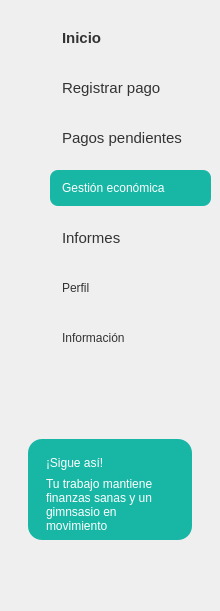
   <widget class="QFrame" name="frameMenu">
    <property name="geometry">
     <rect>
      <x>0</x>
      <y>89</y>
      <width>220</width>
      <height>611</height>
     </rect>
    </property>
    <property name="frameShape">
     <enum>QFrame::NoFrame</enum>
    </property>
    <widget class="QPushButton" name="btnGestionEconomica">
     <property name="geometry">
      <rect>
       <x>50</x>
       <y>170</y>
       <width>161</width>
       <height>36</height>
      </rect>
     </property>
     <property name="styleSheet">
      <string notr="true">QPushButton {
    background-color: #18B7A5;
    border: none;
    border-radius: 8px;
    padding: 8px 12px;
    text-align: left;
    color: #FFFFFF;
}

QPushButton:hover {
    background-color: #E8F8F5;
}

QPushButton:checked {
    background-color: #DDF7F3;
    color: #333333;
    font-weight: bold;
}

 

</string>
     </property>
     <property name="text">
      <string>Gestión económica</string>
     </property>
    </widget>
    <widget class="QPushButton" name="btnRegistrarPago">
     <property name="geometry">
      <rect>
       <x>50</x>
       <y>70</y>
       <width>150</width>
       <height>36</height>
      </rect>
     </property>
     <property name="font">
      <font>
       <family>Segoe UI</family>
       <pointsize>11</pointsize>
      </font>
     </property>
     <property name="styleSheet">
      <string notr="true">QPushButton {
    background-color: transparent;
    border: none;
    border-radius: 8px;
    padding: 8px 12px;
    text-align: left;
    color: #333333;
}

QPushButton:hover {
    background-color: #E8F8F5;
}

QPushButton:checked {
    background-color: #DDF7F3;
    color: #333333;
    font-weight: bold;
}</string>
     </property>
     <property name="text">
      <string>Registrar pago</string>
     </property>
     <property name="flat">
      <bool>true</bool>
     </property>
    </widget>
    <widget class="QPushButton" name="btnInformes">
     <property name="geometry">
      <rect>
       <x>50</x>
       <y>220</y>
       <width>161</width>
       <height>36</height>
      </rect>
     </property>
     <property name="font">
      <font>
       <family>Segoe UI</family>
       <pointsize>11</pointsize>
      </font>
     </property>
     <property name="styleSheet">
      <string notr="true">QPushButton {
    background-color: transparent;
    border: none;
    border-radius: 8px;
    padding: 8px 12px;
    text-align: left;
    color: #333333;
}

QPushButton:hover {
    background-color: #E8F8F5;
}

QPushButton:checked {
    background-color: #DDF7F3;
    color: #333333;
    font-weight: bold;
}</string>
     </property>
     <property name="text">
      <string>Informes</string>
     </property>
     <property name="flat">
      <bool>true</bool>
     </property>
    </widget>
    <widget class="QPushButton" name="btnPerfil">
     <property name="geometry">
      <rect>
       <x>50</x>
       <y>270</y>
       <width>150</width>
       <height>36</height>
      </rect>
     </property>
     <property name="styleSheet">
      <string notr="true">QPushButton {
    background-color: transparent;
    border: none;
    border-radius: 8px;
    padding: 8px 12px;
    text-align: left;
    color: #333333;
}

QPushButton:hover {
    background-color: #E8F8F5;
}

QPushButton:checked {
    background-color: #DDF7F3;
    color: #333333;
    font-weight: bold;
}
</string>
     </property>
     <property name="text">
      <string>Perfil</string>
     </property>
    </widget>
    <widget class="QPushButton" name="btnInformacion">
     <property name="geometry">
      <rect>
       <x>50</x>
       <y>320</y>
       <width>150</width>
       <height>36</height>
      </rect>
     </property>
     <property name="styleSheet">
      <string notr="true">QPushButton {
    background-color: transparent;
    border: none;
    border-radius: 8px;
    padding: 8px 12px;
    text-align: left;
    color: #333333;
}

QPushButton:hover {
    background-color: #E8F8F5;
}

QPushButton:checked {
    background-color: #DDF7F3;
    color: #333333;
    font-weight: bold;
}</string>
     </property>
     <property name="text">
      <string>Información</string>
     </property>
    </widget>
    <widget class="QFrame" name="cardSigue">
     <property name="geometry">
      <rect>
       <x>28</x>
       <y>439</y>
       <width>164</width>
       <height>101</height>
      </rect>
     </property>
     <property name="styleSheet">
      <string notr="true">QFrame#cardSigue { background-color: #18B7A5; border-radius: 14px; border: none; }</string>
     </property>
     <widget class="QLabel" name="lblSigue">
      <property name="geometry">
       <rect>
        <x>18</x>
        <y>12</y>
        <width>130</width>
        <height>24</height>
       </rect>
      </property>
      <property name="styleSheet">
       <string notr="true">color:white; font:bold 11pt &quot;Segoe UI&quot;;</string>
      </property>
      <property name="text">
       <string>¡Sigue así!</string>
      </property>
     </widget>
     <widget class="QLabel" name="lblSigueTexto">
      <property name="geometry">
       <rect>
        <x>18</x>
        <y>35</y>
        <width>130</width>
        <height>61</height>
       </rect>
      </property>
      <property name="styleSheet">
       <string notr="true">color:white; font:9pt &quot;Segoe UI&quot;;</string>
      </property>
      <property name="text">
       <string>Tu trabajo mantiene finanzas sanas y un gimnsasio en movimiento</string>
      </property>
      <property name="wordWrap">
       <bool>true</bool>
      </property>
     </widget>
    </widget>
    <widget class="QLabel" name="label">
     <property name="geometry">
      <rect>
       <x>20</x>
       <y>30</y>
       <width>20</width>
       <height>20</height>
      </rect>
     </property>
     <property name="text">
      <string/>
     </property>
     <property name="pixmap">
      <pixmap>../imagenes/casa_inicio.png</pixmap>
     </property>
     <property name="scaledContents">
      <bool>true</bool>
     </property>
    </widget>
    <widget class="QLabel" name="label_10">
     <property name="geometry">
      <rect>
       <x>20</x>
       <y>280</y>
       <width>23</width>
       <height>23</height>
      </rect>
     </property>
     <property name="text">
      <string/>
     </property>
     <property name="pixmap">
      <pixmap>../imagenes/usuario.png</pixmap>
     </property>
     <property name="scaledContents">
      <bool>true</bool>
     </property>
    </widget>
    <widget class="QLabel" name="label_11">
     <property name="geometry">
      <rect>
       <x>20</x>
       <y>330</y>
       <width>23</width>
       <height>23</height>
      </rect>
     </property>
     <property name="text">
      <string/>
     </property>
     <property name="pixmap">
      <pixmap>../imagenes/informacion.png</pixmap>
     </property>
     <property name="scaledContents">
      <bool>true</bool>
     </property>
    </widget>
    <widget class="QLabel" name="label_12">
     <property name="geometry">
      <rect>
       <x>20</x>
       <y>80</y>
       <width>20</width>
       <height>20</height>
      </rect>
     </property>
     <property name="text">
      <string/>
     </property>
     <property name="pixmap">
      <pixmap>../imagenes/caja-registradora.png</pixmap>
     </property>
     <property name="scaledContents">
      <bool>true</bool>
     </property>
    </widget>
    <widget class="QLabel" name="label_3">
     <property name="geometry">
      <rect>
       <x>20</x>
       <y>130</y>
       <width>20</width>
       <height>20</height>
      </rect>
     </property>
     <property name="styleSheet">
      <string notr="true">image: url(./src/vista/imagenes/tarjeta-de-credito.png)</string>
     </property>
     <property name="text">
      <string/>
     </property>
    </widget>
    <widget class="QLabel" name="label_4">
     <property name="geometry">
      <rect>
       <x>20</x>
       <y>180</y>
       <width>20</width>
       <height>20</height>
      </rect>
     </property>
     <property name="styleSheet">
      <string notr="true">image: url(./src/vista/imagenes/cartera.png)</string>
     </property>
     <property name="text">
      <string/>
     </property>
    </widget>
    <widget class="QLabel" name="label_8">
     <property name="geometry">
      <rect>
       <x>20</x>
       <y>230</y>
       <width>23</width>
       <height>23</height>
      </rect>
     </property>
     <property name="styleSheet">
      <string notr="true">image: url(./src/vista/imagenes/grafico-de-barras.png)</string>
     </property>
     <property name="text">
      <string/>
     </property>
    </widget>
    <widget class="QPushButton" name="btnPagosPendientes">
     <property name="geometry">
      <rect>
       <x>50</x>
       <y>120</y>
       <width>150</width>
       <height>36</height>
      </rect>
     </property>
     <property name="font">
      <font>
       <family>Segoe UI</family>
       <pointsize>11</pointsize>
      </font>
     </property>
     <property name="styleSheet">
      <string notr="true">QPushButton {
    background-color: transparent;
    border: none;
    border-radius: 8px;
    padding: 8px 12px;
    text-align: left;
    color: #333333;
}

QPushButton:hover {
    background-color: #E8F8F5;
}

QPushButton:checked {
    background-color: #DDF7F3;
    color: #333333;
    font-weight: bold;
}

</string>
     </property>
     <property name="text">
      <string>Pagos pendientes</string>
     </property>
     <property name="flat">
      <bool>true</bool>
     </property>
    </widget>
    <widget class="QPushButton" name="btnInicio">
     <property name="geometry">
      <rect>
       <x>50</x>
       <y>20</y>
       <width>150</width>
       <height>36</height>
      </rect>
     </property>
     <property name="font">
      <font>
       <family>Segoe UI</family>
       <pointsize>11</pointsize>
       <weight>75</weight>
       <italic>false</italic>
       <bold>true</bold>
      </font>
     </property>
     <property name="mouseTracking">
      <bool>false</bool>
     </property>
     <property name="tabletTracking">
      <bool>false</bool>
     </property>
     <property name="styleSheet">
      <string notr="true">QPushButton {
    background-color: transparent;
    border: none;
    border-radius: 8px;
    padding: 8px 12px;
    text-align: left;
    color: #333333;
}

QPushButton:hover {
    background-color: #E8F8F5;
}

QPushButton:checked {
    background-color: #DDF7F3;
    color: #333333;
    font-weight: bold;
}</string>
     </property>
     <property name="text">
      <string>Inicio</string>
     </property>
     <property name="checkable">
      <bool>true</bool>
     </property>
     <property name="checked">
      <bool>false</bool>
     </property>
     <property name="flat">
      <bool>false</bool>
     </property>
    </widget>
   </widget>
